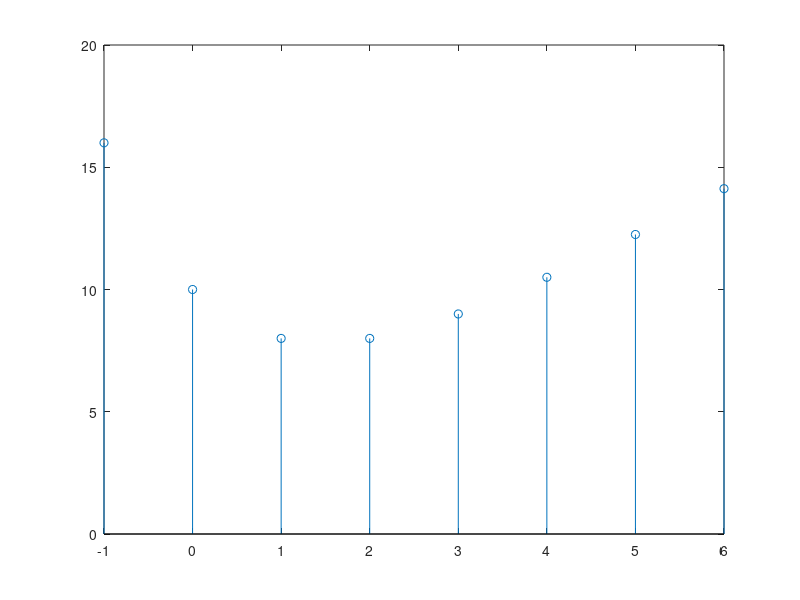

Write MATLAB code to recreate this figure.
%% Author: Arthur Cadore 

close all;
clear all;
clc

%% Global variables; 
n = -1:6;
y=16; % initial condition


%% Operations: 

x = n.^2;
x(1)=0; 

for k = 1:(length(n)-1)

    y(k+1)= 0.5.*y(k)+(k+1);

end

figure(1)
subplot(1,1,1);
stem(n,y); 
hold